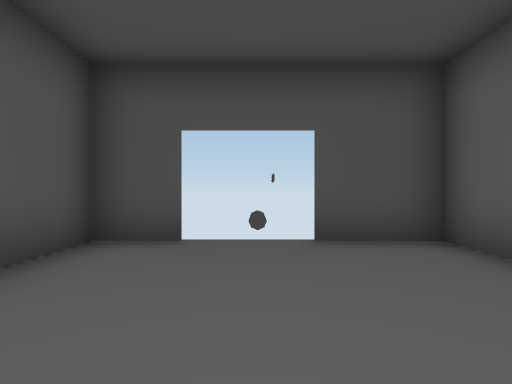
view 1 (above)

22 first-person views from a walk through a 3-D level made in the Unity game engine. The camera is 1.4 m above the floor, looks level and sees 80° across. The floor is counted in squares, 2 m on a side. Each view is taken from the middle of a square. On the plan, view 1 faces up. The plan holds only what a view shows up to about 10 squares ahead; the rest is blank. The place goes on beyond the plan. The player is left out. Door leaves are left out, so doorways stand open.

view 2
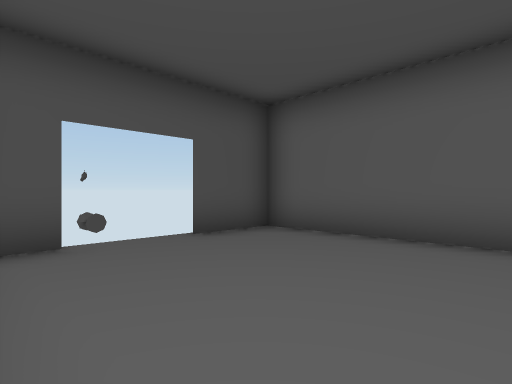

view 3
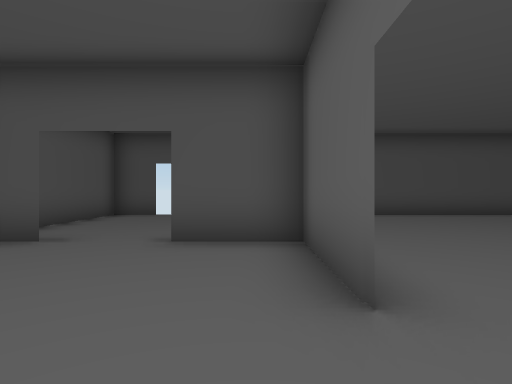

view 4
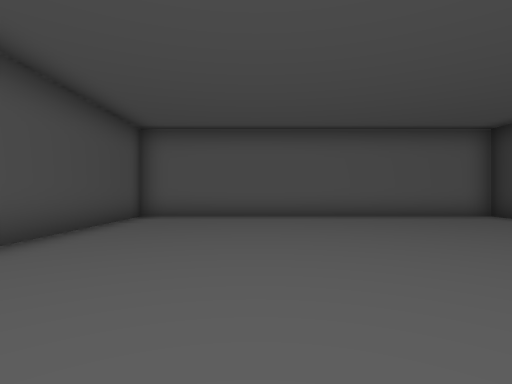

view 5
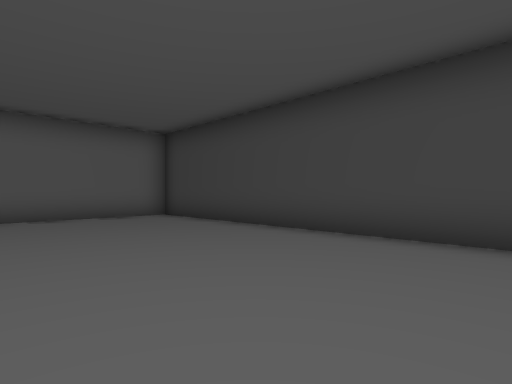

view 6
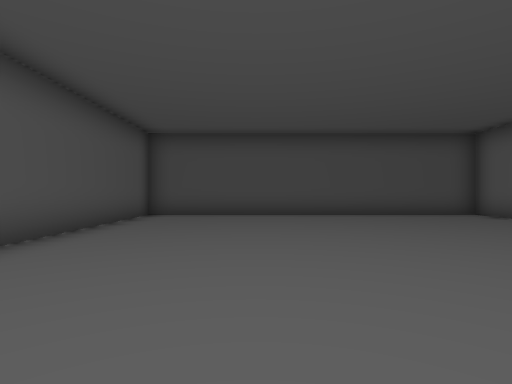

view 7
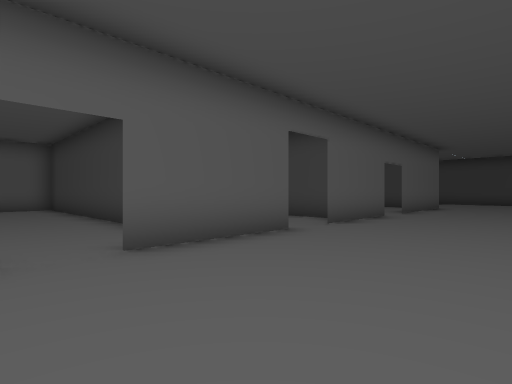

view 8
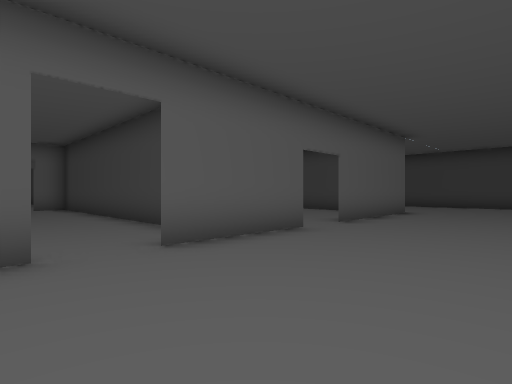

view 9
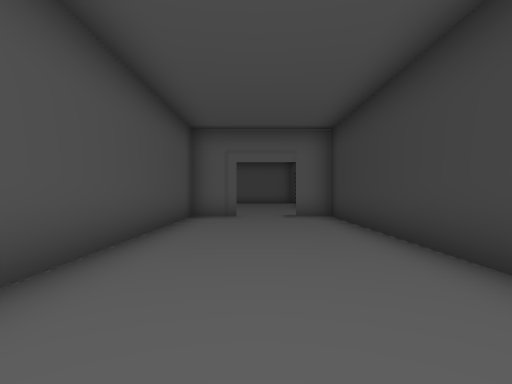

view 10
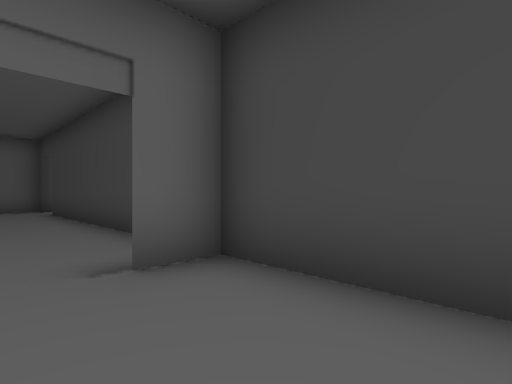

view 11
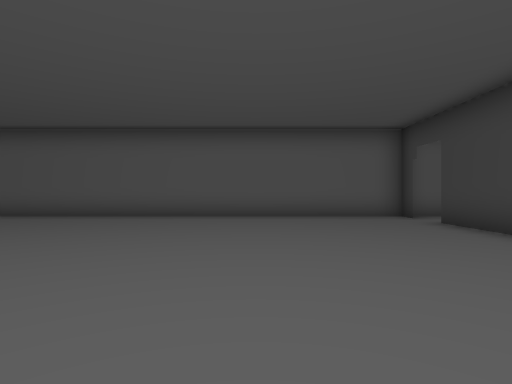

view 12
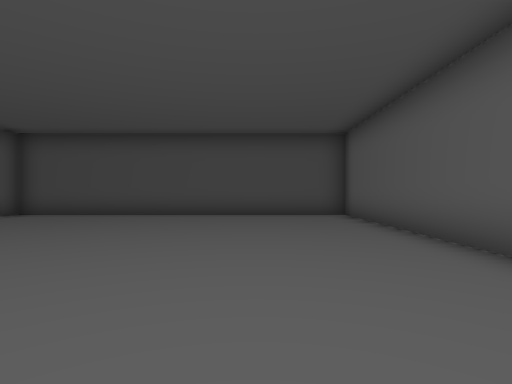

view 13
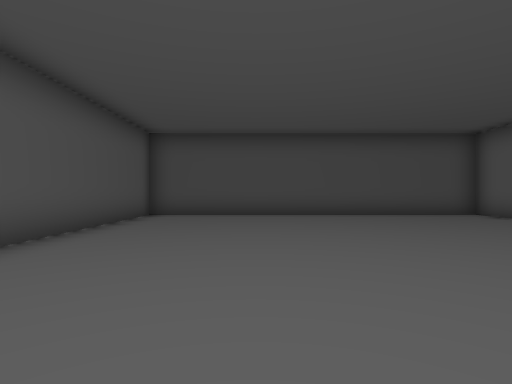

view 14
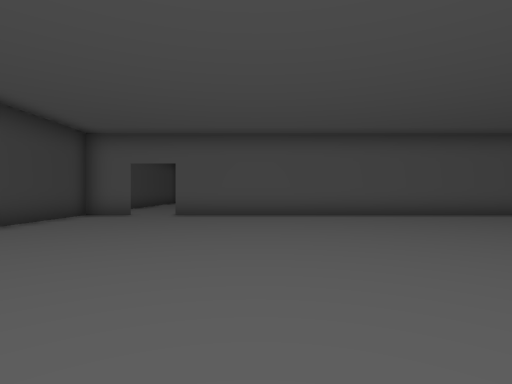

view 15
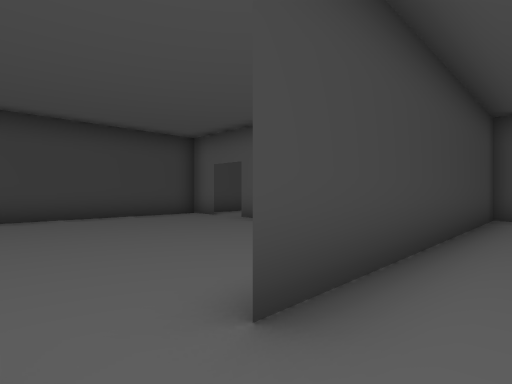

view 16
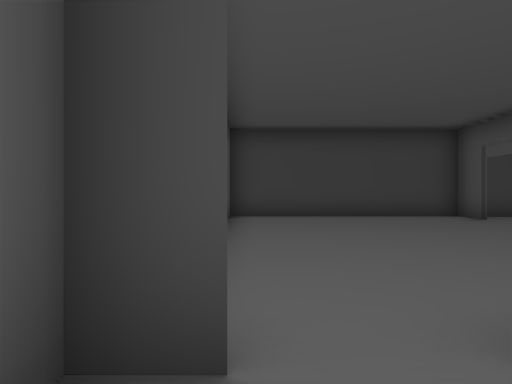

view 17
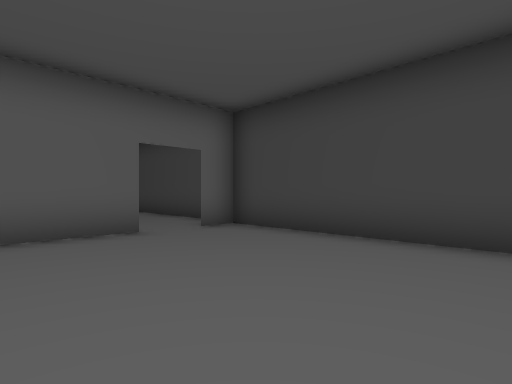

view 18
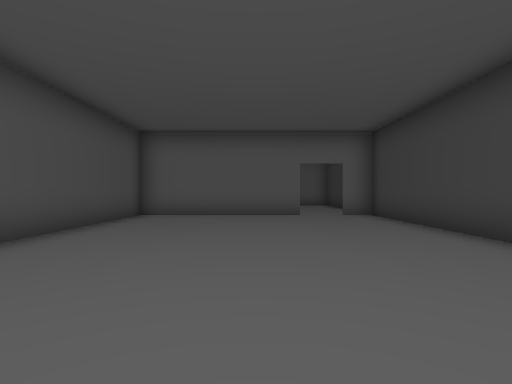

view 19
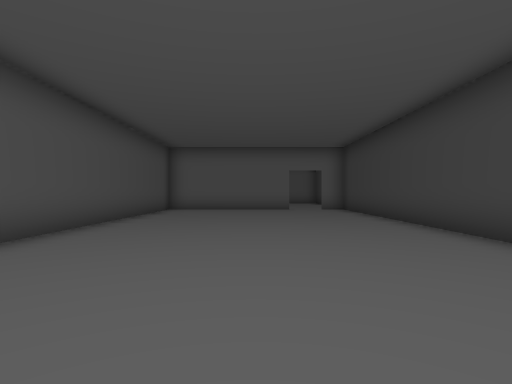

view 20
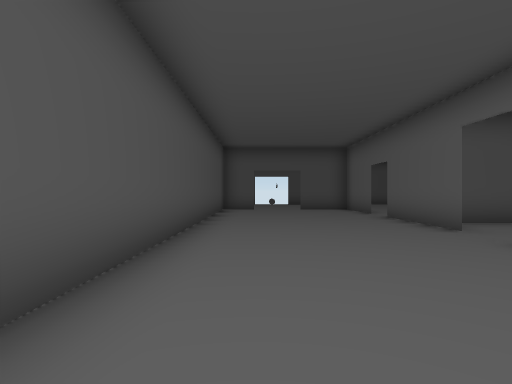

view 21
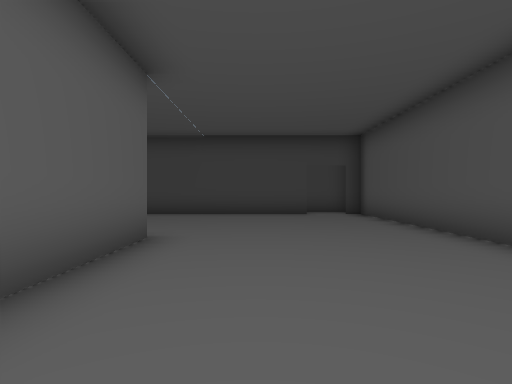

view 22
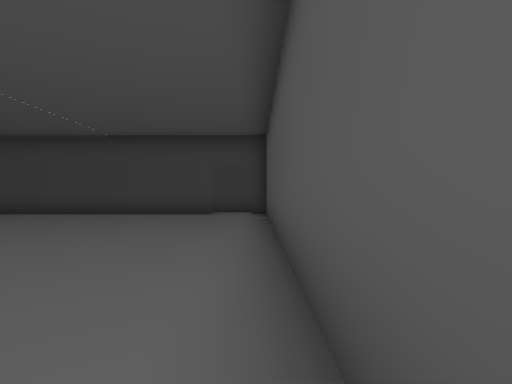

### Floor plan
Ten units are one square. View 1 is at (0, 0); x grows to the right and y downward. Boxes are objects, and circles mark ways between rooms. Rooms are numbered by the first view taken in them; rooms with no view inside come last. Other rooms are left out.
<svg viewBox="-28 -49 261 284">
<path fill="none" stroke="#000" d="M-10 -43 -23 -43 -23 -10M30 -43 8 -43M27 10 27 -44M27 178 27 134M27 121 27 89M-6 227 61 227M-23 134 -23 227 -19 227M27 76 27 44M27 32 27 10M-23 30 -23 115M28 7 8 7M-10 7 -16 7M130 -43 30 -43M44 57 127 57 127 -44M27 -44 27 11M127 75 127 61 36 61M34 102 129 102M127 102 127 91M127 -44 127 75M127 88 127 102M220 102 228 102M227 99 227 -43 130 -43M129 102 209 102M81 175 162 175 162 166M162 154 162 105 81 105M162 149 162 154M162 166 162 177 228 177M227 114 227 99"/>
<circle cx="-5" cy="10" r="3" fill="#2a7"/>
<circle cx="30" cy="35" r="3" fill="#2a7"/>
<circle cx="30" cy="85" r="3" fill="#2a7"/>
<circle cx="30" cy="125" r="3" fill="#2a7"/>
<circle cx="130" cy="85" r="3" fill="#2a7"/>
<circle cx="215" cy="100" r="3" fill="#2a7"/>
<circle cx="160" cy="160" r="3" fill="#2a7"/>
<text x="0" y="-20">1</text>
<text x="70" y="190">2</text>
<text x="80" y="0">3</text>
<text x="80" y="80">4</text>
<text x="180" y="20">5</text>
<text x="90" y="140">6</text>
<text x="190" y="140">7</text>
</svg>
Room 1 opens to room 2. Room 2 opens to room 3. Room 2 opens to room 4. Room 2 opens to room 6. Room 4 opens to room 5. Room 5 opens to room 7. Room 6 opens to room 7.

Where each view was taken, in squares from view 1:
view 1: 0 up, 0 right, facing up
view 2: 0 up, 2 left, facing up-right
view 3: 5 down, 2 right, facing up
view 4: 1 up, 4 right, facing right
view 5: 1 down, 4 right, facing down-right
view 6: 5 down, 6 right, facing up
view 7: 3 down, 1 left, facing down-right
view 8: 7 down, 1 left, facing down-right
view 9: 8 down, 4 right, facing right
view 10: 8 down, 10 right, facing down-right
view 11: 6 down, 14 right, facing right
view 12: 5 down, 20 right, facing up
view 13: 5 down, 16 right, facing up
view 14: 5 down, 22 right, facing left
view 15: 9 down, 22 right, facing down-left
view 16: 9 down, 22 right, facing down
view 17: 13 down, 11 right, facing down-right
view 18: 14 down, 7 right, facing right
view 19: 14 down, 4 right, facing right
view 20: 13 down, 1 left, facing up
view 21: 13 down, 1 right, facing down
view 22: 13 down, 2 left, facing down
